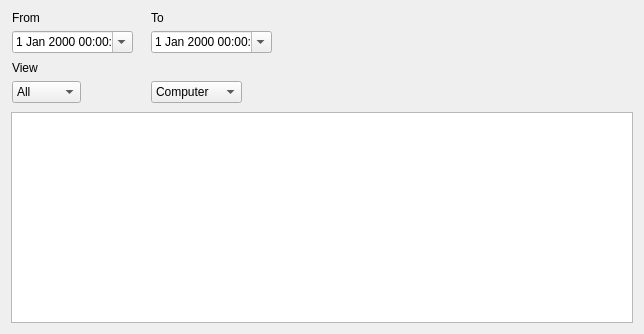
<?xml version="1.0" encoding="UTF-8"?>
<ui version="4.0">
 <class>StatisticsWidget</class>
 <widget class="QWidget" name="StatisticsWidget">
  <property name="geometry">
   <rect>
    <x>0</x>
    <y>0</y>
    <width>644</width>
    <height>334</height>
   </rect>
  </property>
  <property name="windowTitle">
   <string>Form</string>
  </property>
  <layout class="QVBoxLayout" name="verticalLayout">
   <item>
    <widget class="QWidget" name="widget" native="true">
     <property name="sizePolicy">
      <sizepolicy hsizetype="Fixed" vsizetype="Fixed">
       <horstretch>0</horstretch>
       <verstretch>0</verstretch>
      </sizepolicy>
     </property>
     <property name="minimumSize">
      <size>
       <width>262</width>
       <height>95</height>
      </size>
     </property>
     <property name="maximumSize">
      <size>
       <width>260</width>
       <height>95</height>
      </size>
     </property>
     <widget class="QDateTimeEdit" name="fromDTE">
      <property name="geometry">
       <rect>
        <x>1</x>
        <y>20</y>
        <width>121</width>
        <height>22</height>
       </rect>
      </property>
      <property name="calendarPopup">
       <bool>true</bool>
      </property>
     </widget>
     <widget class="QComboBox" name="groupByCB">
      <property name="geometry">
       <rect>
        <x>140</x>
        <y>70</y>
        <width>91</width>
        <height>22</height>
       </rect>
      </property>
      <item>
       <property name="text">
        <string>Computer</string>
       </property>
      </item>
      <item>
       <property name="text">
        <string>Application</string>
       </property>
      </item>
     </widget>
     <widget class="QLabel" name="toL">
      <property name="geometry">
       <rect>
        <x>140</x>
        <y>0</y>
        <width>46</width>
        <height>13</height>
       </rect>
      </property>
      <property name="text">
       <string>To</string>
      </property>
     </widget>
     <widget class="QComboBox" name="viewCB">
      <property name="geometry">
       <rect>
        <x>1</x>
        <y>70</y>
        <width>69</width>
        <height>22</height>
       </rect>
      </property>
      <item>
       <property name="text">
        <string>All</string>
       </property>
      </item>
      <item>
       <property name="text">
        <string>Group by</string>
       </property>
      </item>
     </widget>
     <widget class="QDateTimeEdit" name="toDTE">
      <property name="geometry">
       <rect>
        <x>140</x>
        <y>20</y>
        <width>121</width>
        <height>22</height>
       </rect>
      </property>
      <property name="calendarPopup">
       <bool>true</bool>
      </property>
     </widget>
     <widget class="QLabel" name="fromL">
      <property name="geometry">
       <rect>
        <x>1</x>
        <y>0</y>
        <width>46</width>
        <height>13</height>
       </rect>
      </property>
      <property name="text">
       <string>From</string>
      </property>
     </widget>
     <widget class="QLabel" name="viewL">
      <property name="geometry">
       <rect>
        <x>1</x>
        <y>50</y>
        <width>46</width>
        <height>13</height>
       </rect>
      </property>
      <property name="text">
       <string>View</string>
      </property>
     </widget>
    </widget>
   </item>
   <item>
    <widget class="QTableWidget" name="statisticsTW">
     <property name="editTriggers">
      <set>QAbstractItemView::NoEditTriggers</set>
     </property>
     <property name="tabKeyNavigation">
      <bool>false</bool>
     </property>
     <property name="showDropIndicator" stdset="0">
      <bool>false</bool>
     </property>
     <property name="dragDropOverwriteMode">
      <bool>false</bool>
     </property>
     <property name="selectionMode">
      <enum>QAbstractItemView::SingleSelection</enum>
     </property>
     <property name="selectionBehavior">
      <enum>QAbstractItemView::SelectRows</enum>
     </property>
     <property name="sortingEnabled">
      <bool>false</bool>
     </property>
     <property name="cornerButtonEnabled">
      <bool>false</bool>
     </property>
     <attribute name="horizontalHeaderHighlightSections">
      <bool>false</bool>
     </attribute>
     <attribute name="verticalHeaderHighlightSections">
      <bool>false</bool>
     </attribute>
    </widget>
   </item>
  </layout>
 </widget>
 <resources/>
 <connections/>
</ui>
